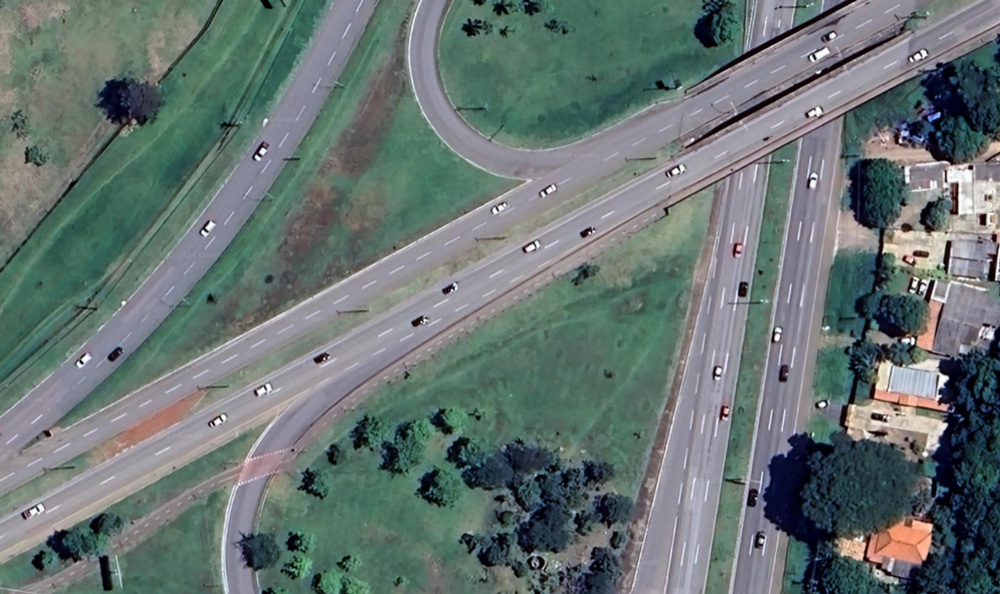
#> input picture Imagens/imagem-teste5.png, 1000 x 594 px, shrunk from 1285 x 763 before the run
$ python tons-cinza.py
#> lines starting #> are read from the running program, lines starting #| are printed output that depends on the picture; after the words box and inside, x2 and y2 are one past the last pixel; in counts of white or black regions, pixels touching at a corner belong together
import cv2 as cv
import numpy as np
import matplotlib.pyplot as plt

# Carregar a imagem
imagem = cv.imread('../Imagens/imagem-teste5.png')
#> imagem is the input picture: shape (594, 1000, 3); mean B, G, R 113.5, 116, 102.6

# Transformar a imagem em YUV
imagem_yuv = cv.cvtColor(imagem, cv.COLOR_BGR2YUV)
#> imagem_yuv: shape (594, 1000, 3); mean of channels 0, 1, 2 111.7, 128.9, 120

# Separar os canais de cor
Y = imagem_yuv[:, :, 0]
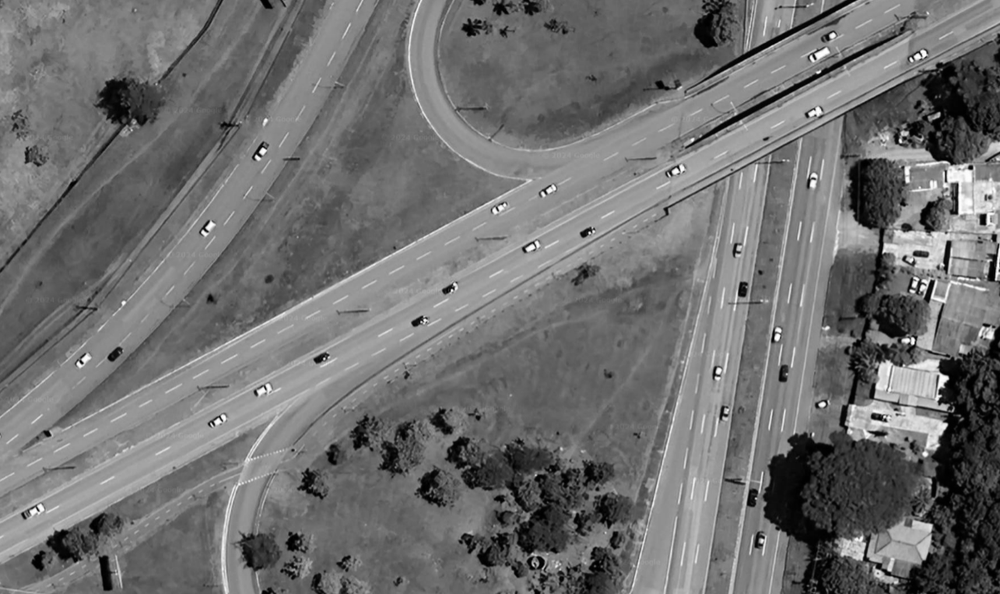
#> Y: shape (594, 1000); min 0, max 255, mean 111.7
U = imagem_yuv[:, :, 1]
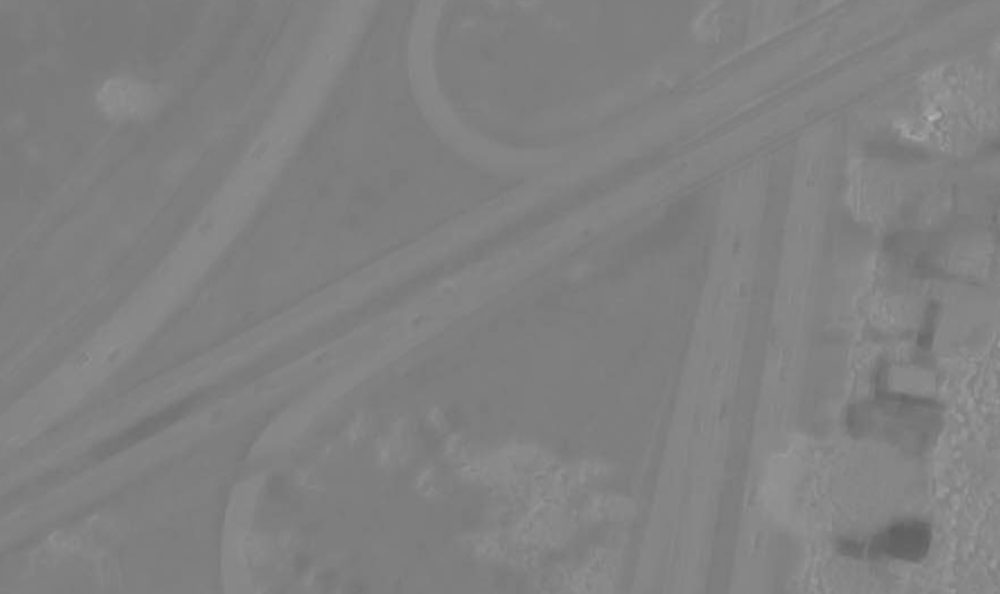
#> U: shape (594, 1000); min 94, max 180, mean 128.9
V = imagem_yuv[:, :, 2]
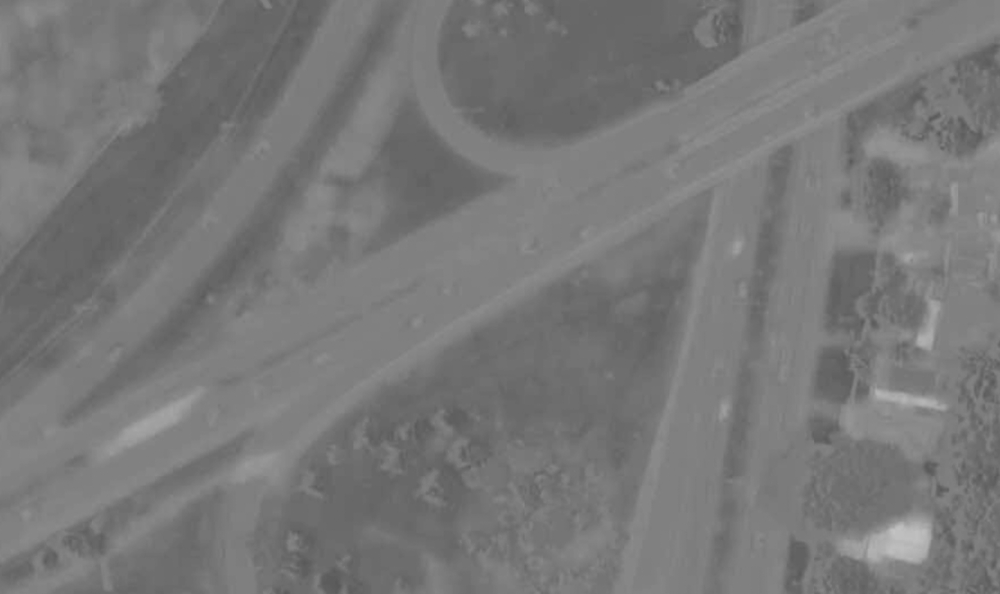
#> V: shape (594, 1000); min 88, max 195, mean 120

# Utilizar OTSU no canal U para binarizar a imagem
_, U = cv.threshold(U, 0, 255, cv.THRESH_BINARY + cv.THRESH_OTSU)
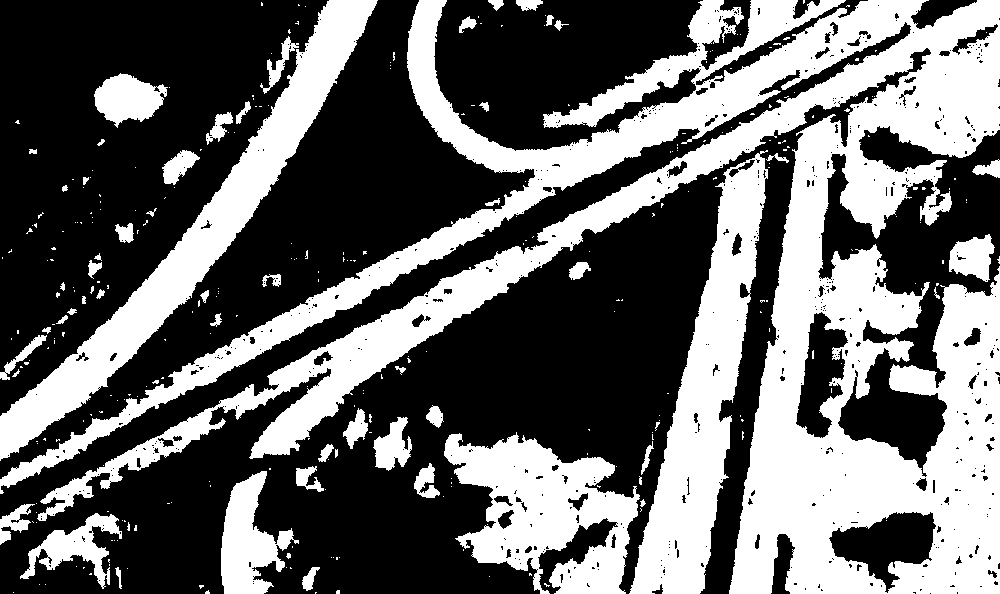
#> U: shape (594, 1000); 40.4% white; 316 white regions (258 under 20 px), largest, box (x1, y1, x2, y2) and area: (0, 0, 1000, 594) 154437, (0, 0, 378, 461) 23884, (629, 150, 768, 594) 23121
# Utilizar OTSU no canal V para binarizar a imagem
_, V = cv.threshold(V, 0, 255, cv.THRESH_BINARY + cv.THRESH_OTSU)
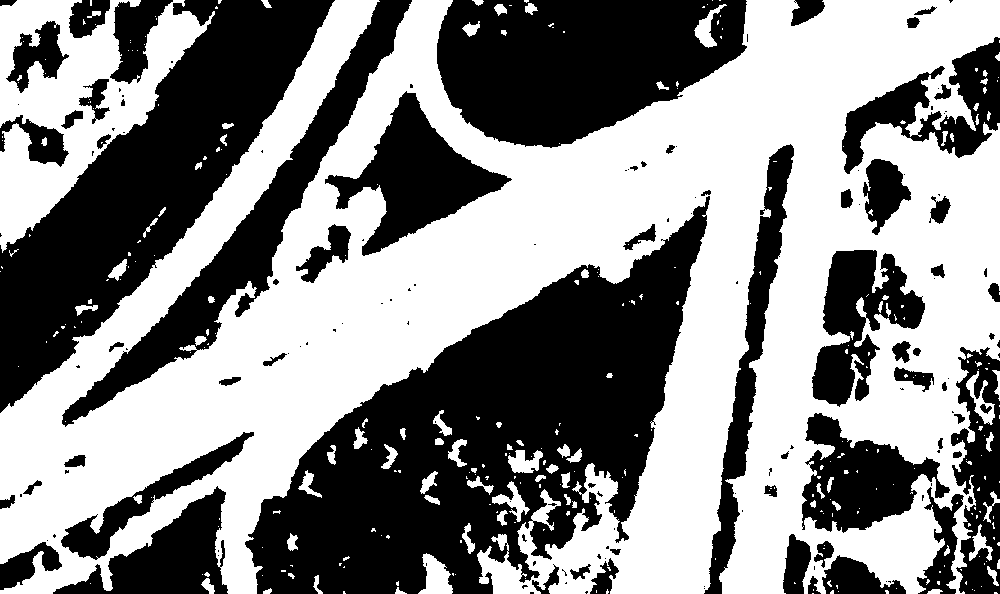
#> V: shape (594, 1000); 53.9% white; 148 black regions (81 under 20 px), largest, box (x1, y1, x2, y2) and area: (245, 196, 710, 594) 82955, (0, 0, 335, 413) 48570, (437, 0, 747, 148) 33893

# U AND V
UV = cv.bitwise_and(U, V)
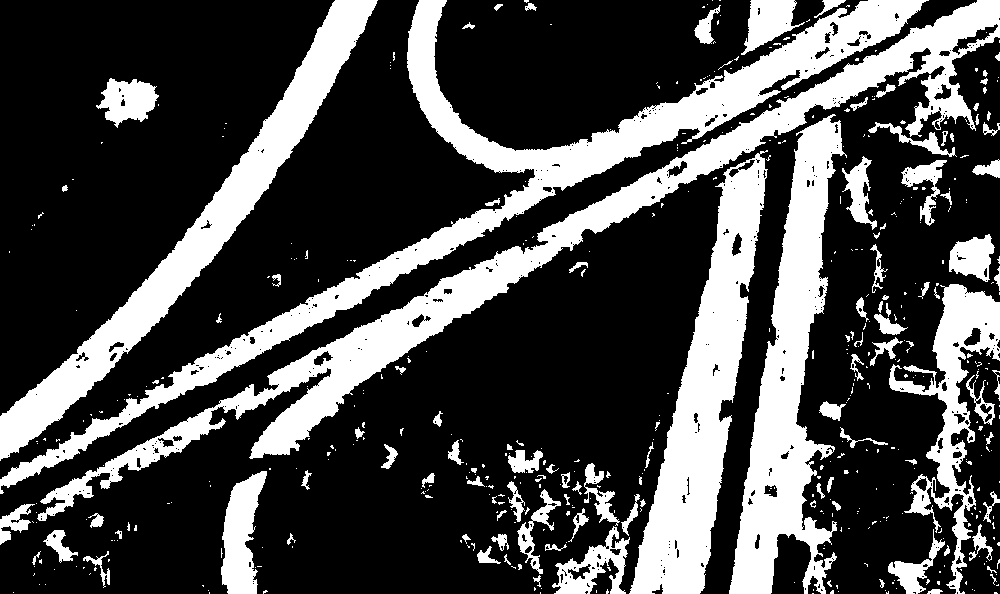
#> UV: shape (594, 1000); 28.8% white; 502 white regions (392 under 20 px), largest, box (x1, y1, x2, y2) and area: (37, 0, 1000, 521) 34437, (0, 0, 929, 494) 33867, (629, 150, 768, 594) 22801
# Mostrar imagem UV
plt.figure(figsize=(10, 10))
plt.imshow(UV, cmap='gray')
plt.title('U AND V')
plt.show()


#Mostrar os canais separados
plt.figure(figsize=(10, 10))
plt.subplot(131)
plt.imshow(Y, cmap='gray')
plt.title('Y')
plt.subplot(132)
plt.imshow(U, cmap='gray')
plt.title('U')
plt.subplot(133)
plt.imshow(V, cmap='gray')
plt.title('V')

plt.show()

for i in range(Y.shape[0]):
    for j in range(Y.shape[1]):
        U = imagem_yuv[i, j, 1]
        V = imagem_yuv[i, j, 2]
        # Se U e V estiverem próximos a 128, então a cor é cinza
        if (U >= 120 and U <= 136) and (V >= 120 and V <= 136):
            imagem_yuv[i, j, 0] = 230
#> imagem_yuv: shape (594, 1000, 3); mean of channels 0, 1, 2 160, 128.9, 120

# Converter a imagem de volta para RGB
imagem = cv.cvtColor(imagem_yuv, cv.COLOR_YUV2RGB)
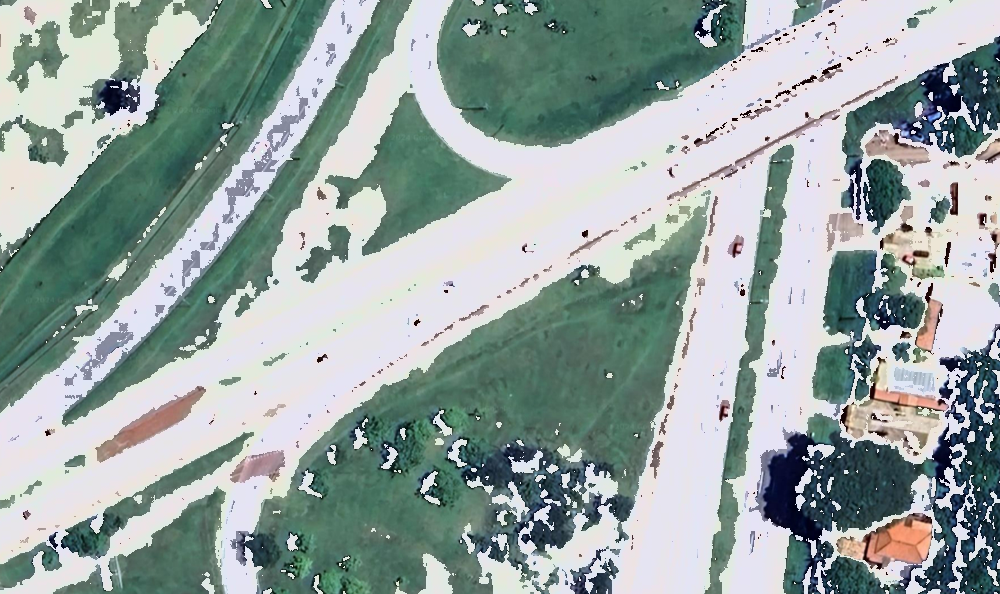
#> imagem: shape (594, 1000, 3); mean R, G, B 150.8, 164.3, 161.8

# Mostrar a imagem
plt.figure(figsize=(10, 10))
plt.imshow(imagem)
plt.show()

$ run again, with Imagens/imagem-teste1.png copied over Imagens/imagem-teste5.png
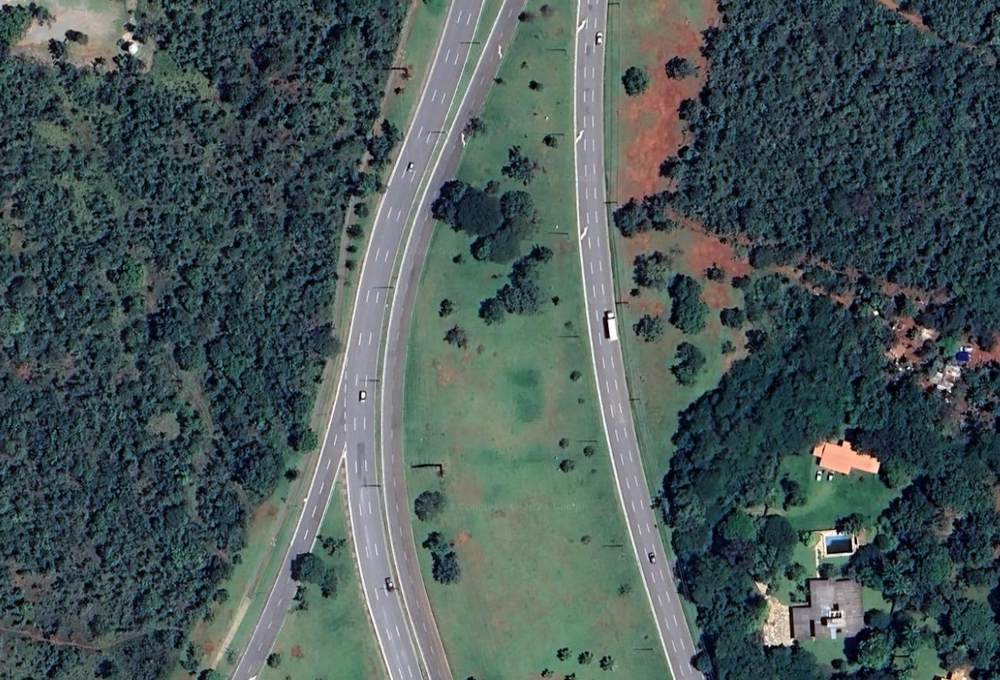
#> input picture Imagens/imagem-teste1.png, 1000 x 680 px, shrunk from 1281 x 871 before the run
#> imagem is the input picture: shape (680, 1000, 3); mean B, G, R 87.4, 87.8, 72.5
#> `_, U = cv.threshold(U, 0, 255, cv.THRESH_BINARY + cv.THRESH_OTSU)`:
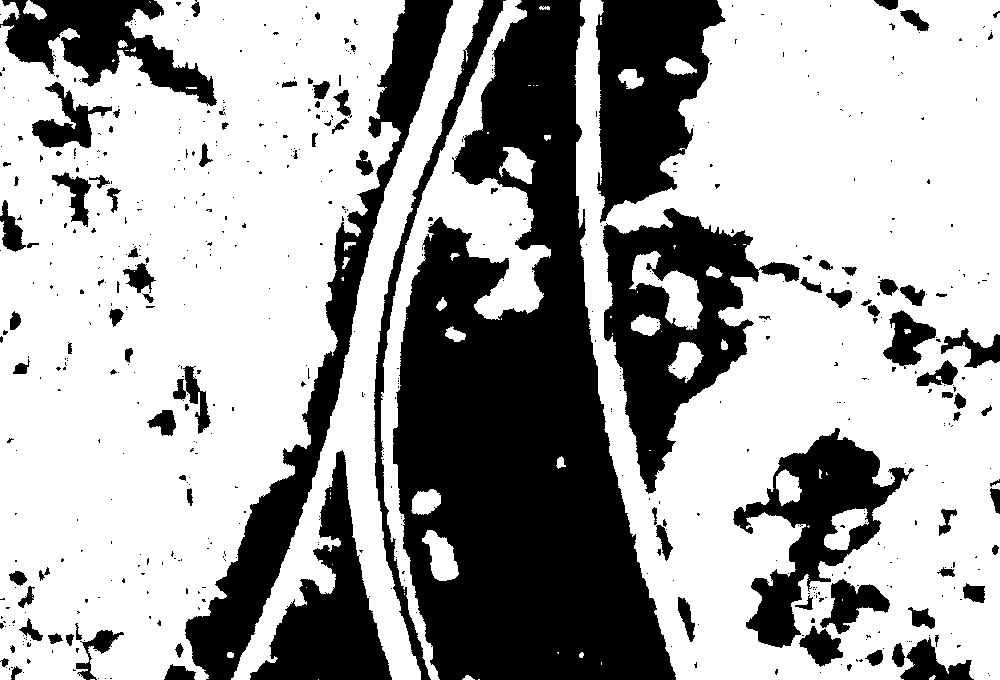
#> U: shape (680, 1000); 65.4% white; 607 black regions (499 under 20 px), largest, box (x1, y1, x2, y2) and area: (393, 0, 676, 680) 105816, (185, 0, 453, 680) 23684, (603, 208, 800, 494) 21269
#> UV: shape (680, 1000); 17.4% white; 1830 white regions (1270 under 20 px), largest, box (x1, y1, x2, y2) and area: (231, 0, 482, 680) 25801, (575, 0, 716, 680) 16595, (381, 0, 527, 680) 10615
#> `imagem = cv.cvtColor(imagem_yuv, cv.COLOR_YUV2RGB)`:
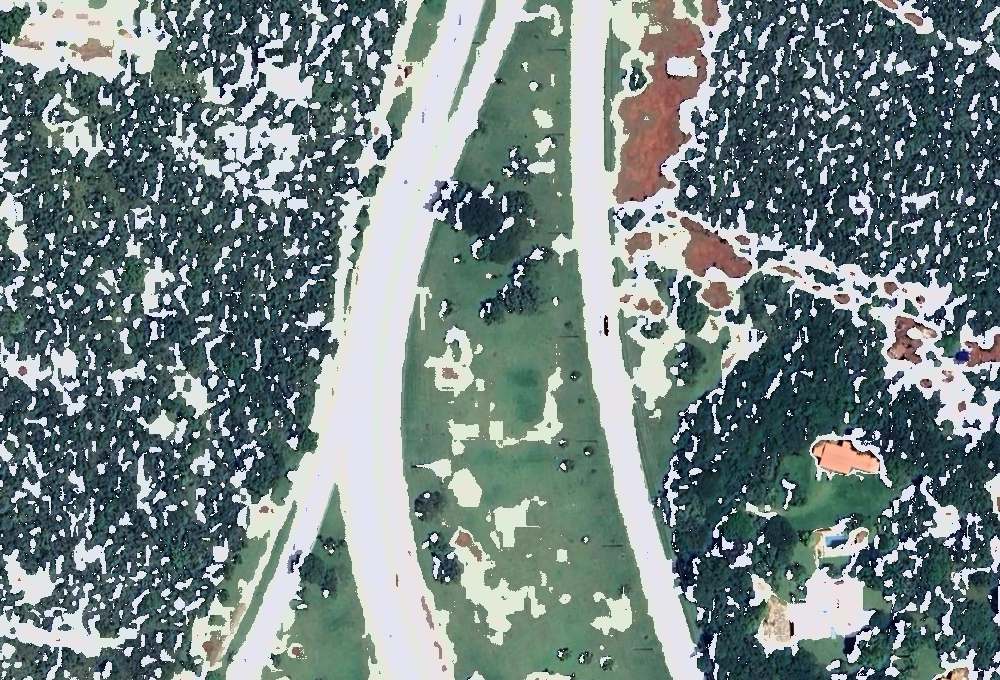
#> imagem: shape (680, 1000, 3); mean R, G, B 117.7, 133.1, 132.5

$ run again, with Imagens/imagem-teste10.png copied over Imagens/imagem-teste5.png
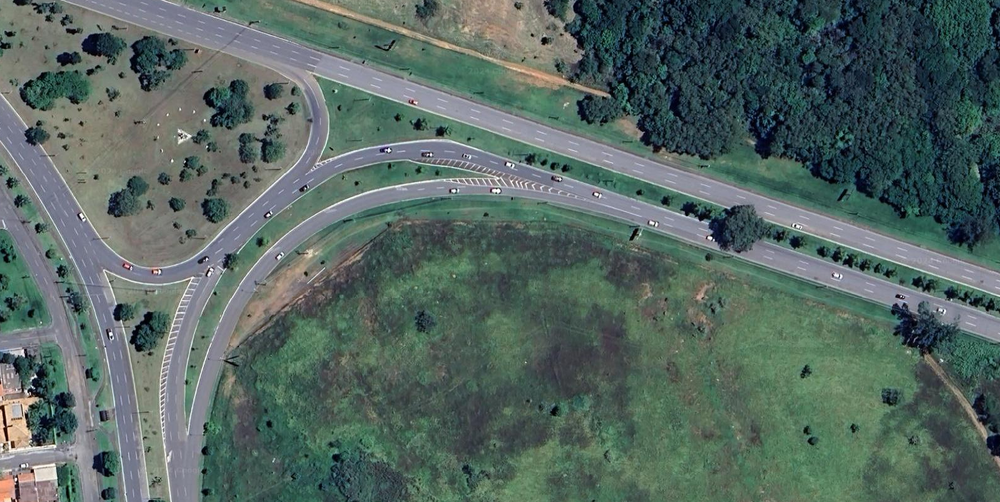
#> input picture Imagens/imagem-teste10.png, 1000 x 502 px, shrunk from 1597 x 802 before the run
#> imagem is the input picture: shape (502, 1000, 3); mean B, G, R 97.6, 103.1, 85.8
#> `_, U = cv.threshold(U, 0, 255, cv.THRESH_BINARY + cv.THRESH_OTSU)`:
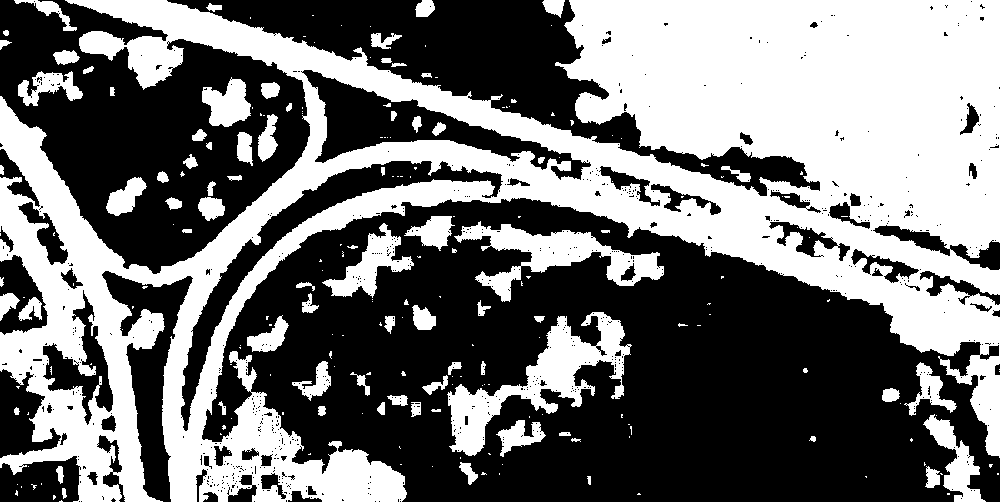
#> U: shape (502, 1000); 45% white; 219 white regions (140 under 20 px), largest, box (x1, y1, x2, y2) and area: (0, 0, 1000, 502) 191401, (447, 312, 632, 456) 7841, (454, 221, 664, 302) 5544
#> UV: shape (502, 1000); 23.5% white; 856 white regions (634 under 20 px), largest, box (x1, y1, x2, y2) and area: (0, 0, 1000, 502) 73738, (0, 177, 91, 385) 5657, (526, 312, 632, 399) 4274
#> `imagem = cv.cvtColor(imagem_yuv, cv.COLOR_YUV2RGB)`:
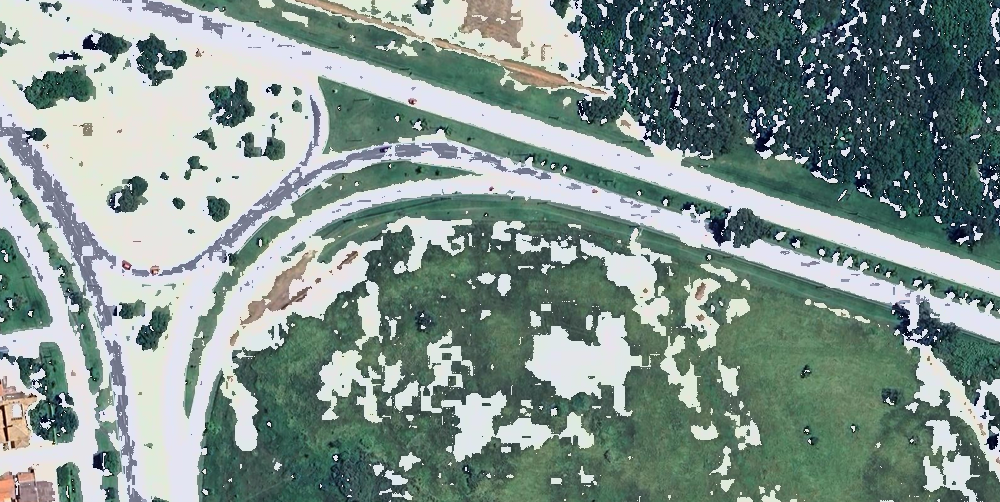
#> imagem: shape (502, 1000, 3); mean R, G, B 130.6, 147.9, 142.5

$ run again, with Imagens/imagem-teste2.png copied over Imagens/imagem-teste5.png
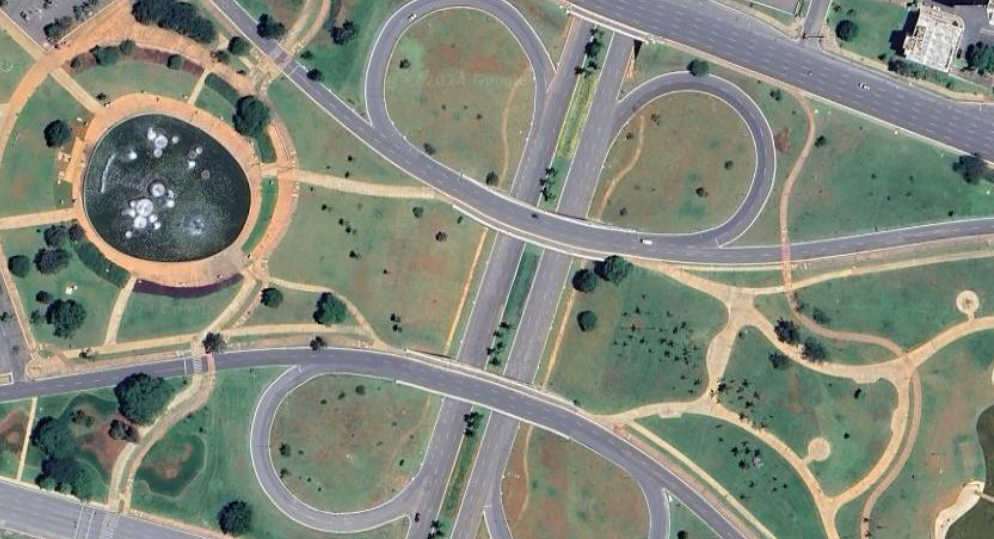
#> input picture Imagens/imagem-teste2.png, 994 x 539 px
#> imagem is the input picture: shape (539, 994, 3); mean B, G, R 122.4, 135.6, 130.5
#> UV: shape (539, 994); 15.2% white; 224 white regions (146 under 20 px), largest, box (x1, y1, x2, y2) and area: (0, 0, 879, 539) 55665, (896, 0, 994, 79) 3592, (765, 224, 994, 261) 2540
#> `imagem = cv.cvtColor(imagem_yuv, cv.COLOR_YUV2RGB)`:
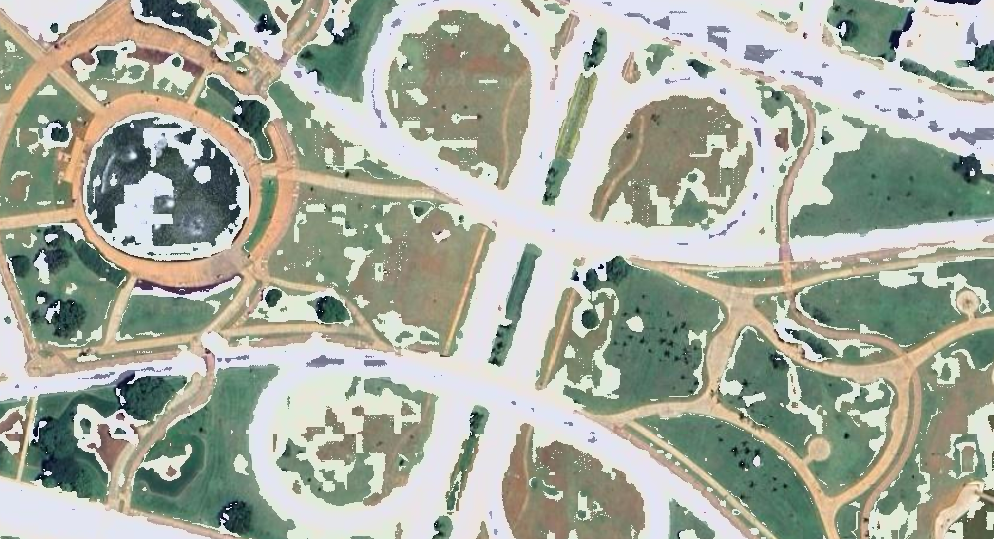
#> imagem: shape (539, 994, 3); mean R, G, B 167.3, 172.4, 159.4
